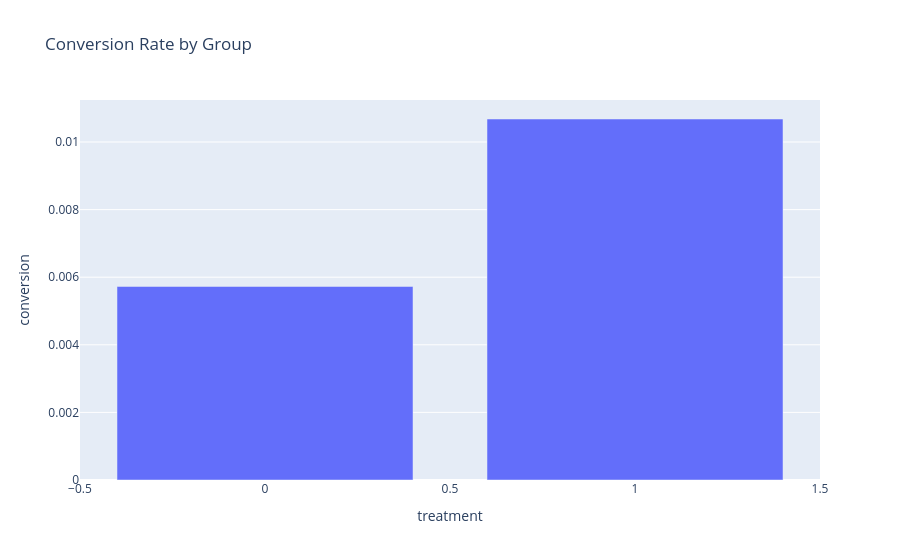

The cell this chart's notebook holds for it:
### Code cell
px.bar(
    conversion_rate,
    x="treatment",
    y="conversion",
    title="Conversion Rate by Group"
)

### Figure 1 — Plotly figure (JSON) as saved in the notebook; plotly's stock layout.template omitted (floating-point values rounded to 4 significant figures)
{"data": [{"hovertemplate": "treatment=%{x}<br>conversion=%{y}<extra></extra>", "legendgroup": "", "marker": {"color": "#636efa", "pattern": {"shape": ""}}, "name": "", "orientation": "v", "showlegend": false, "textposition": "auto", "type": "bar", "x": [0, 1], "xaxis": "x", "y": [0.005726, 0.01068], "yaxis": "y"}], "layout": {"barmode": "relative", "legend": {"tracegroupgap": 0}, "title": {"text": "Conversion Rate by Group"}, "xaxis": {"anchor": "y", "domain": [0, 1], "title": {"text": "treatment"}}, "yaxis": {"anchor": "x", "domain": [0, 1], "title": {"text": "conversion"}}}}
